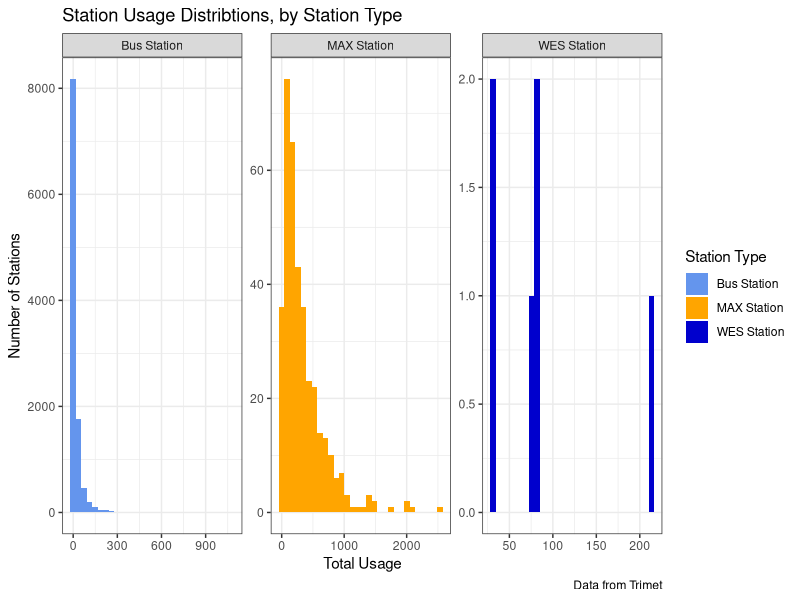
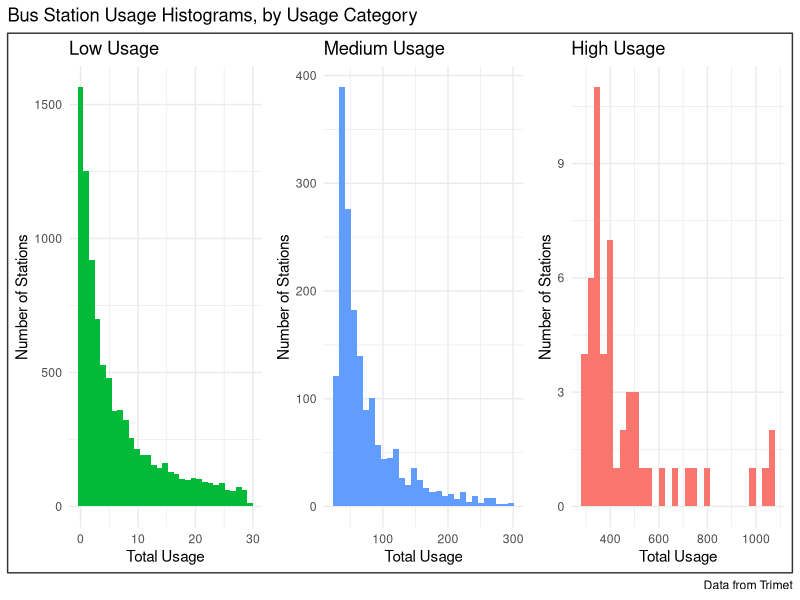
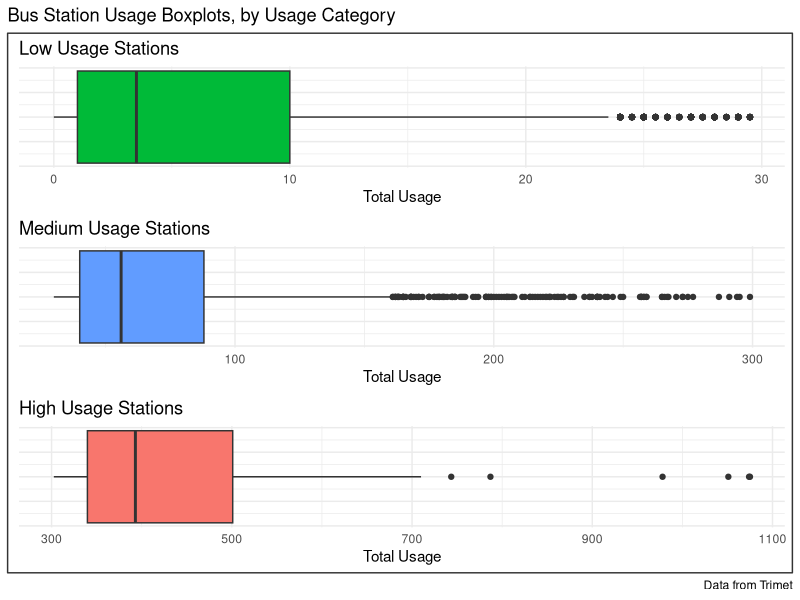

Here is the R script that generated these plots, in order:
## ---- chunk 1
library(tidyverse)
library(cowplot)
## ---- chunk 2
stop_features = read_csv('data/stop_features.csv')
## ---- chunk 3
wes_features = stop_features %>% 
  filter(stop_type == 'WES Station')
bus_features = stop_features %>% 
  filter(stop_type == 'Bus Station')
bus_wes_features = bus_features %>% rbind(wes_features)

low_bus = bus_wes_features %>% 
  filter(total_usage < 30)
med_bus = bus_wes_features %>% 
  filter(between(total_usage, 30, 300))
high_bus = bus_wes_features %>% 
  filter(total_usage > 300)
## ---- chunk 4
#| fig-cap: 'Figure 3: Usage distributions for each station type. Note that the y-axis (Number of Stations) is *not* fixed, and that there are many more bus stations than MAX or WES Stations. There are only 6 WES stations in this dataset, and as such they were combined with the bus stations in the analysis.'
ggplot(data=stop_features, aes(x=total_usage, fill=stop_type)) + 
  geom_histogram() +
  facet_wrap(~stop_type, scales='free')+
  theme_bw()+ 
  labs(
    title='Station Usage Distribtions, by Station Type', 
    legend.title='Station Type', 
    x='Total Usage', 
    y = 'Number of Stations',
    caption='Data from Trimet', 
    fill='Station Type'
  )+
  scale_fill_manual(values=c('cornflowerblue', 'orange', 'blue3'))
## ---- chunk 5
#| fig-cap: 'Figure 4: Usage histograms showing the constructed bus usage categories. Note the y-axis (Number of Stations) is *not* fixed, and that the majority of the data is in the low-usage category. '
low_hist = ggplot() + 
  geom_histogram(data=low_bus, aes(x=total_usage), fill='#00BA38', bins=31) + 
    theme_minimal() + 
  labs(
    title='Low Usage', 
    x = 'Total Usage', 
    y = 'Number of Stations' 
    #fill='Usage Category'
  )

med_hist = ggplot() + 
  geom_histogram(data=med_bus, aes(x=total_usage), fill='#619CFF') + 
    theme_minimal() + 
  labs(
    title='Medium Usage', 
    x = 'Total Usage', 
    y = 'Number of Stations' 
    #fill='Usage Category'
  )

 high_hist = ggplot() + 
  geom_histogram(data=high_bus, aes(x=total_usage), fill='#F8766D') + 
    theme_minimal() + 
  labs(
    title='High Usage', 
    x = 'Total Usage', 
    y = 'Number of Stations' 
    #fill='Usage Category'
  )

plot_grid(low_hist, med_hist, high_hist,nrow=1) +
  facet_grid() +
  theme_bw()+ 
  labs(
    title='Bus Station Usage Histograms, by Usage Category', 
    x='Total Usage', 
    caption='Data from Trimet', 
    fill='Usage Category'
  ) + 
  theme(
    axis.text.y = element_blank(), 
    axis.ticks.y = element_blank()
  )
## ---- chunk 6
#| fig-cap: 'Figure 5: Usage boxplots showing the constructed bus usage categories. Note the scale is *not* fixed.'
low_plot = ggplot() + 
  geom_boxplot(data=low_bus, aes(x=total_usage), fill='#00BA38') +
  theme_minimal()+ 
  labs(
    title='Low Usage Stations', 
    x='Total Usage', 
    #caption='Data from Trimet', 
    #fill='Usage Category'
  ) + 
  theme(
    axis.text.y = element_blank(), 
    axis.ticks.y = element_blank(), 
    legend.position='none'
  )
med_plot = ggplot() + 
  geom_boxplot(data=med_bus, aes(x=total_usage), fill='#619CFF') +  
  theme_minimal()+ 
  labs(
    title='Medium Usage Stations', 
    x='Total Usage', 
    #caption='Data from Trimet', 
    #fill='Usage Category'
  ) + 
  theme(
    axis.text.y = element_blank(), 
    axis.ticks.y = element_blank(), 
    legend.position='none'
  )
high_plot = ggplot() + 
  geom_boxplot(data=high_bus, aes(x=total_usage), fill='#F8766D') + 
  theme_minimal()+ 
  labs(
    title='High Usage Stations', 
    x='Total Usage', 
    #caption='Data from Trimet', 
    #fill='Usage Category'
  ) + 
  theme(
    axis.text.y = element_blank(), 
    axis.ticks.y = element_blank(), 
    legend.position='none'
  )

plot_grid(low_plot, med_plot, high_plot,ncol=1) +
  facet_grid() +
  theme_bw()+ 
  labs(
    title='Bus Station Usage Boxplots, by Usage Category', 
    x='Total Usage', 
    caption='Data from Trimet', 
    fill='Usage Category'
  ) + 
  theme(
    axis.text.y = element_blank(), 
    axis.ticks.y = element_blank()
  )
